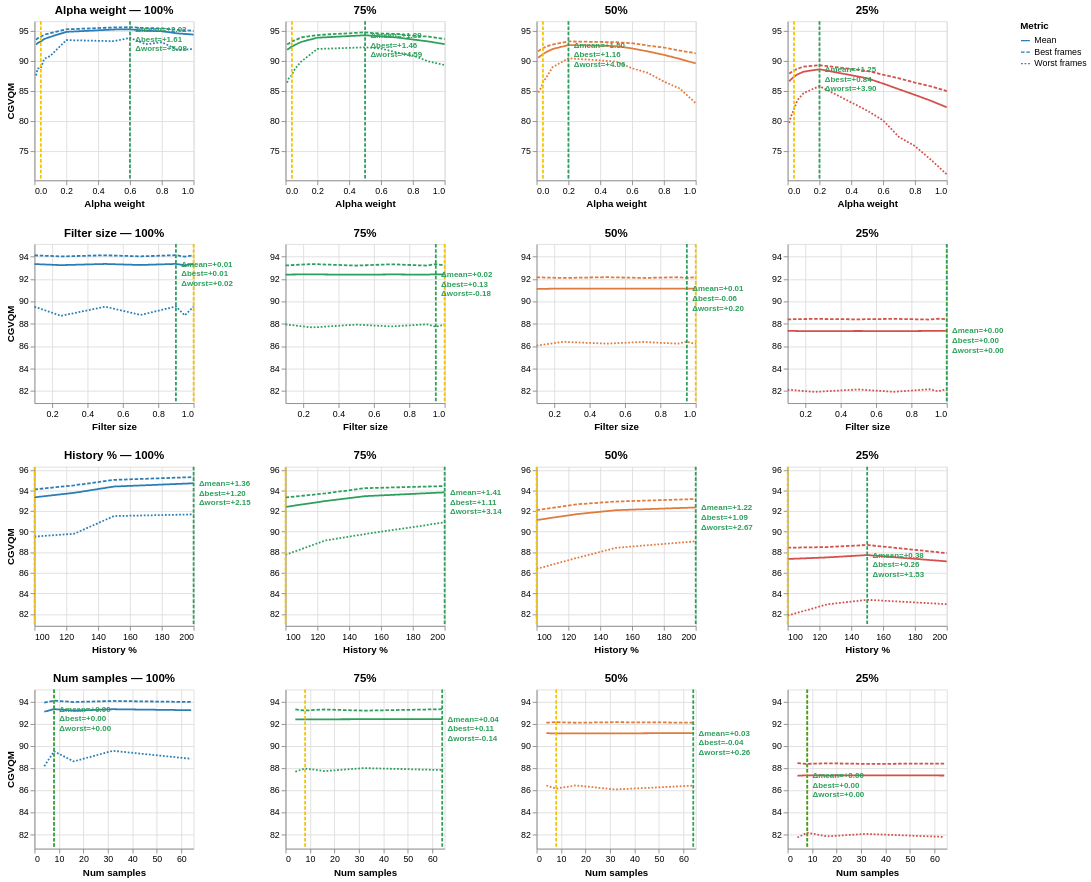

The code cell stored with this chart in its notebook:
### Code cell
def build_panel(param_name, res_label, res_int):
    param_df = df[df['parameter'] == param_name].copy()
    mean_scores = (
        param_df.groupby(['resolution', 'value'])['score']
        .mean().reset_index()
    )
    param_pv = df_pervalue[df_pervalue['parameter'] == param_name].copy()
    best_worst = (
        param_pv.groupby(['resolution', 'value'])[['quality_best', 'quality_worst']]
        .mean().reset_index()
    )
    merged = mean_scores.merge(best_worst, on=['resolution', 'value'], how='left')
    merged['resolution_label'] = merged['resolution'].map(RESOLUTION_LABELS)

    optimal_vals = (
        merged.loc[merged.groupby('resolution')['score'].idxmax(), ['resolution', 'value']]
        .rename(columns={'value': 'opt_val'})
    )
    merged = merged.merge(optimal_vals, on='resolution', how='left')

    default_val = DEFAULT_VALS[param_name]

    y_min = min(merged['quality_worst'].min(), merged['score'].min()) - 1
    y_max = max(merged['quality_best'].max(), merged['score'].max()) + 1
    y_scale = alt.Scale(domain=[y_min, y_max], zero=False)

    ms = merged[merged['resolution_label'] == res_label].copy()
    opt_val = ms['opt_val'].values[0]
    opt_row = ms.iloc[(ms['value'] - opt_val).abs().argsort().iloc[:1]]
    dft_row = ms.iloc[(ms['value'] - default_val).abs().argsort().iloc[:1]]

    delta_mean  = opt_row['score'].values[0]         - dft_row['score'].values[0]
    delta_best  = opt_row['quality_best'].values[0]  - dft_row['quality_best'].values[0]
    delta_worst = opt_row['quality_worst'].values[0] - dft_row['quality_worst'].values[0]

    sign = lambda x: '+' if x >= 0 else ''
    annotation_data = pd.DataFrame({
        'value': [opt_val],
        'score': [opt_row['score'].values[0]],
        'label': [
            f"Δmean={sign(delta_mean)}{delta_mean:.2f}\n"
            f"Δbest={sign(delta_best)}{delta_best:.2f}\n"
            f"Δworst={sign(delta_worst)}{delta_worst:.2f}"
        ]
    })

    ms_long = ms.melt(
        id_vars=['resolution', 'resolution_label', 'value', 'opt_val'],
        value_vars=['score', 'quality_best', 'quality_worst'],
        var_name='metric', value_name='quality'
    )
    metric_labels = {
        'score': 'Mean',
        'quality_best': 'Best frames',
        'quality_worst': 'Worst frames'
    }
    ms_long['metric_label'] = ms_long['metric'].map(metric_labels)
    color = res_colors[res_order.index(res_label)]

    # title only on first row, y axis label only on first column
    show_y     = res_label == '100%'
    panel_title = f"{PARAM_LABELS[param_name]} — {res_label}" if res_label == '100%' \
                  else res_label

    lines = alt.Chart(ms_long).mark_line(strokeWidth=2).encode(
        x=alt.X('value:Q', title=PARAM_LABELS[param_name]),
        y=alt.Y('quality:Q',
                title='CGVQM' if show_y else '',
                scale=y_scale),
        strokeDash=alt.StrokeDash('metric_label:N',
            scale=alt.Scale(
                domain=['Mean', 'Best frames', 'Worst frames'],
                range=[[1, 0], [4, 2], [2, 2]]
            ),
            legend=alt.Legend(title='Metric') if (param_name == PARAMS[0] and res_label == '100%') else None
        ),
        color=alt.value(color),
    )

    dft_rule = alt.Chart(dft_row).mark_rule(
        strokeDash=[4, 2], strokeWidth=2, color='#f5c400'
    ).encode(x='value:Q')

    opt_rule = alt.Chart(opt_row).mark_rule(
        strokeDash=[4, 2], strokeWidth=2, color='#2ca05a'
    ).encode(x='value:Q')

    annotation = alt.Chart(annotation_data).mark_text(
        align='left', dx=6, dy=0,
        fontSize=9, fontWeight='bold', color='#2ca05a',
        lineBreak='\n'
    ).encode(
        x='value:Q',
        y=alt.Y('score:Q', scale=y_scale),
        text='label:N'
    )

    return (lines + dft_rule + opt_rule + annotation).properties(
        width=180, height=180, title=panel_title
    )

# Build all 16 panels
all_panels = []
for param in PARAMS:
    for res_label in res_order:
        res_int = int(res_label.replace('%', ''))
        all_panels.append(build_panel(param, res_label, res_int))

full_chart = alt.concat(*all_panels, columns=4).resolve_scale(
    y='independent',
    x='independent'
)

full_chart
